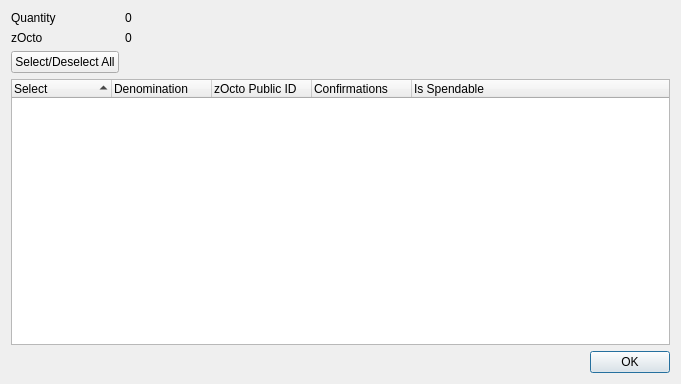
<?xml version="1.0" encoding="UTF-8"?>
<ui version="4.0">
 <class>ZOctoControlDialog</class>
 <widget class="QDialog" name="ZOctoControlDialog">
  <property name="geometry">
   <rect>
    <x>0</x>
    <y>0</y>
    <width>681</width>
    <height>384</height>
   </rect>
  </property>
  <property name="minimumSize">
   <size>
    <width>681</width>
    <height>384</height>
   </size>
  </property>
  <property name="windowTitle">
   <string>Select zOcto to Spend</string>
  </property>
  <layout class="QGridLayout" name="gridLayout">
   <item row="0" column="0">
    <layout class="QFormLayout" name="formLayout">
     <property name="sizeConstraint">
      <enum>QLayout::SetDefaultConstraint</enum>
     </property>
     <item row="0" column="0">
      <widget class="QLabel" name="labelQuantity">
       <property name="text">
        <string>Quantity</string>
       </property>
      </widget>
     </item>
     <item row="0" column="1">
      <widget class="QLabel" name="labelQuantity_int">
       <property name="text">
        <string>0</string>
       </property>
      </widget>
     </item>
     <item row="1" column="0">
      <widget class="QLabel" name="labelZOcto">
       <property name="text">
        <string>zOcto</string>
       </property>
      </widget>
     </item>
     <item row="1" column="1">
      <widget class="QLabel" name="labelZOcto_int">
       <property name="text">
        <string>0</string>
       </property>
      </widget>
     </item>
     <item row="2" column="0">
      <widget class="QPushButton" name="pushButtonAll">
       <property name="text">
        <string>Select/Deselect All</string>
       </property>
      </widget>
     </item>
    </layout>
   </item>
   <item row="1" column="0">
    <layout class="QVBoxLayout" name="verticalLayout">
     <item>
      <widget class="QTreeWidget" name="treeWidget">
       <property name="minimumSize">
        <size>
         <width>0</width>
         <height>250</height>
        </size>
       </property>
       <property name="alternatingRowColors">
        <bool>true</bool>
       </property>
       <property name="sortingEnabled">
        <bool>true</bool>
       </property>
       <property name="columnCount">
        <number>5</number>
       </property>
       <attribute name="headerDefaultSectionSize">
        <number>100</number>
       </attribute>
       <column>
        <property name="text">
         <string notr="true">Select</string>
        </property>
       </column>
       <column>
        <property name="text">
         <string notr="true">Denomination</string>
        </property>
       </column>
       <column>
        <property name="text">
         <string notr="true">zOcto Public ID</string>
        </property>
       </column>
       <column>
        <property name="text">
         <string notr="true">Confirmations</string>
        </property>
       </column>
       <column>
        <property name="text">
         <string>Is Spendable</string>
        </property>
       </column>
      </widget>
     </item>
     <item>
      <widget class="QDialogButtonBox" name="buttonBox">
       <property name="orientation">
        <enum>Qt::Horizontal</enum>
       </property>
       <property name="standardButtons">
        <set>QDialogButtonBox::Ok</set>
       </property>
      </widget>
     </item>
    </layout>
   </item>
  </layout>
 </widget>
 <resources/>
 <connections>
  <connection>
   <sender>buttonBox</sender>
   <signal>accepted()</signal>
   <receiver>ZOctoControlDialog</receiver>
   <slot>accept()</slot>
   <hints>
    <hint type="sourcelabel">
     <x>248</x>
     <y>254</y>
    </hint>
    <hint type="destinationlabel">
     <x>157</x>
     <y>274</y>
    </hint>
   </hints>
  </connection>
  <connection>
   <sender>buttonBox</sender>
   <signal>rejected()</signal>
   <receiver>ZOctoControlDialog</receiver>
   <slot>reject()</slot>
   <hints>
    <hint type="sourcelabel">
     <x>316</x>
     <y>260</y>
    </hint>
    <hint type="destinationlabel">
     <x>286</x>
     <y>274</y>
    </hint>
   </hints>
  </connection>
 </connections>
</ui>
